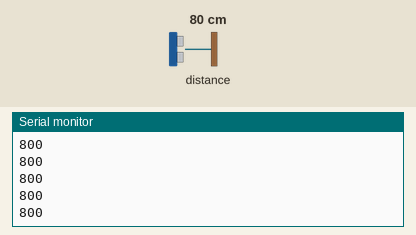
Recording of a sketch running on a simulated Arduino Uno, built with avr-gcc and run on an emulated ATmega328P. Parts: the last lines printed to the serial monitor. The test bench sets the inputs (shaded band); at power-on: distance to the obstacle 80 cm.

Above: at 1.2 s.
1.3 s: distance to the obstacle set to 2 cm
At 1.49 s:
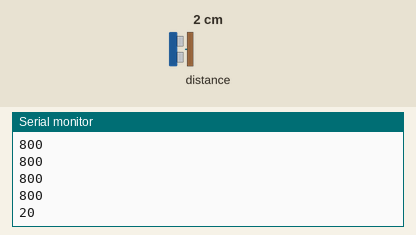
2.8 s: distance to the obstacle set to 4 cm
At 2.82 s:
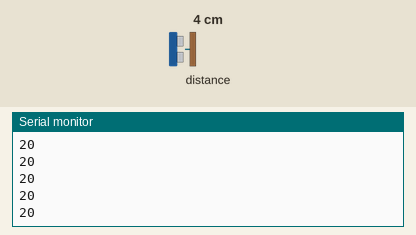
Timing chart, 0 to 5.8 s (numbered marks = the images above; inputs shaded):
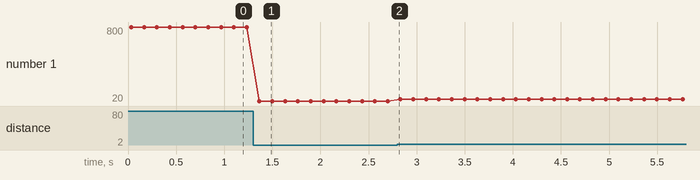

The sketch:

laser.ino
```cpp
#include <Wire.h>
#include <VL53L0X.h>

VL53L0X sensor;

void setup()
{
  pinMode(12,INPUT_PULLUP);
  digitalWrite(12,HIGH);
  Serial.begin(9600);
  Wire.begin();

  sensor.init();
  sensor.setTimeout(500);
  sensor.startContinuous();
}

void loop()
{
  int distance =sensor.readRangeContinuousMillimeters();

  Serial.print(distance);

  Serial.println();
  delay(100);
} 
```

Measured:
- after the input at 1.3 s, the serial monitor: prints a new line after 0.07 s (image 1)
- plotted number 1: 800 → 20 after the input at 1.3 s, 20 → 40 after the input at 2.8 s
